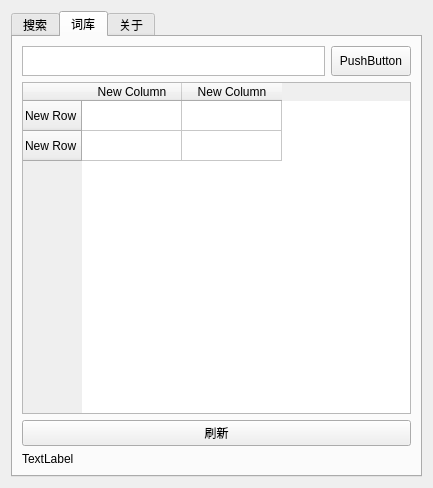
<?xml version="1.0" encoding="UTF-8"?>
<ui version="4.0">
 <class>Dialog</class>
 <widget class="QDialog" name="Dialog">
  <property name="geometry">
   <rect>
    <x>0</x>
    <y>0</y>
    <width>433</width>
    <height>488</height>
   </rect>
  </property>
  <property name="sizePolicy">
   <sizepolicy hsizetype="Expanding" vsizetype="Expanding">
    <horstretch>0</horstretch>
    <verstretch>0</verstretch>
   </sizepolicy>
  </property>
  <property name="windowTitle">
   <string>iFindWord v1.0.1</string>
  </property>
  <layout class="QGridLayout" name="gridLayout">
   <item row="1" column="0">
    <widget class="QTabWidget" name="tabWidget">
     <property name="sizePolicy">
      <sizepolicy hsizetype="Expanding" vsizetype="Expanding">
       <horstretch>0</horstretch>
       <verstretch>0</verstretch>
      </sizepolicy>
     </property>
     <property name="minimumSize">
      <size>
       <width>400</width>
       <height>400</height>
      </size>
     </property>
     <property name="sizeIncrement">
      <size>
       <width>1</width>
       <height>1</height>
      </size>
     </property>
     <property name="currentIndex">
      <number>1</number>
     </property>
     <widget class="QWidget" name="tab">
      <attribute name="title">
       <string>搜索</string>
      </attribute>
      <layout class="QGridLayout" name="gridLayout_3">
       <item row="2" column="0">
        <widget class="QPushButton" name="pushButton_2">
         <property name="enabled">
          <bool>false</bool>
         </property>
         <property name="text">
          <string>添加到词库</string>
         </property>
        </widget>
       </item>
       <item row="0" column="0">
        <layout class="QHBoxLayout" name="horizontalLayout">
         <item>
          <widget class="QLineEdit" name="lineEdit"/>
         </item>
         <item>
          <widget class="QPushButton" name="pushButton">
           <property name="text">
            <string>搜索</string>
           </property>
          </widget>
         </item>
        </layout>
       </item>
       <item row="1" column="0">
        <widget class="QTextBrowser" name="textBrowser"/>
       </item>
       <item row="3" column="0">
        <widget class="QLabel" name="label_3">
         <property name="text">
          <string>TextLabel</string>
         </property>
        </widget>
       </item>
      </layout>
     </widget>
     <widget class="QWidget" name="tab_2">
      <attribute name="title">
       <string>词库</string>
      </attribute>
      <layout class="QGridLayout" name="gridLayout_2">
       <item row="3" column="0">
        <widget class="QTableWidget" name="tableWidget">
         <property name="maximumSize">
          <size>
           <width>3000</width>
           <height>2000</height>
          </size>
         </property>
         <row>
          <property name="text">
           <string>New Row</string>
          </property>
         </row>
         <row>
          <property name="text">
           <string>New Row</string>
          </property>
         </row>
         <column>
          <property name="text">
           <string>New Column</string>
          </property>
         </column>
         <column>
          <property name="text">
           <string>New Column</string>
          </property>
         </column>
         <item row="0" column="0">
          <property name="flags">
           <set>ItemIsSelectable|ItemIsEditable|ItemIsDragEnabled|ItemIsUserCheckable|ItemIsEnabled</set>
          </property>
         </item>
        </widget>
       </item>
       <item row="4" column="0">
        <widget class="QPushButton" name="pushButton_3">
         <property name="maximumSize">
          <size>
           <width>16777215</width>
           <height>30</height>
          </size>
         </property>
         <property name="text">
          <string>刷新</string>
         </property>
        </widget>
       </item>
       <item row="2" column="0">
        <layout class="QHBoxLayout" name="horizontalLayout_2" stretch="0,0">
         <item>
          <widget class="QTextEdit" name="textEdit">
           <property name="sizePolicy">
            <sizepolicy hsizetype="Expanding" vsizetype="Fixed">
             <horstretch>0</horstretch>
             <verstretch>0</verstretch>
            </sizepolicy>
           </property>
           <property name="maximumSize">
            <size>
             <width>3000</width>
             <height>30</height>
            </size>
           </property>
          </widget>
         </item>
         <item>
          <widget class="QPushButton" name="pushButton_4">
           <property name="maximumSize">
            <size>
             <width>200</width>
             <height>30</height>
            </size>
           </property>
           <property name="text">
            <string>PushButton</string>
           </property>
          </widget>
         </item>
        </layout>
       </item>
       <item row="5" column="0">
        <widget class="QLabel" name="label_4">
         <property name="text">
          <string>TextLabel</string>
         </property>
        </widget>
       </item>
      </layout>
     </widget>
     <widget class="QWidget" name="tab_3">
      <attribute name="title">
       <string>关于</string>
      </attribute>
      <layout class="QGridLayout" name="gridLayout_4">
       <item row="0" column="0">
        <layout class="QVBoxLayout" name="verticalLayout">
         <item>
          <widget class="QLabel" name="label">
           <property name="text">
            <string>tubao9hao@126.com</string>
           </property>
           <property name="alignment">
            <set>Qt::AlignCenter</set>
           </property>
          </widget>
         </item>
         <item>
          <widget class="QLabel" name="label_2">
           <property name="text">
            <string>HycDog</string>
           </property>
           <property name="alignment">
            <set>Qt::AlignCenter</set>
           </property>
          </widget>
         </item>
        </layout>
       </item>
      </layout>
     </widget>
    </widget>
   </item>
  </layout>
 </widget>
 <resources/>
 <connections/>
</ui>
